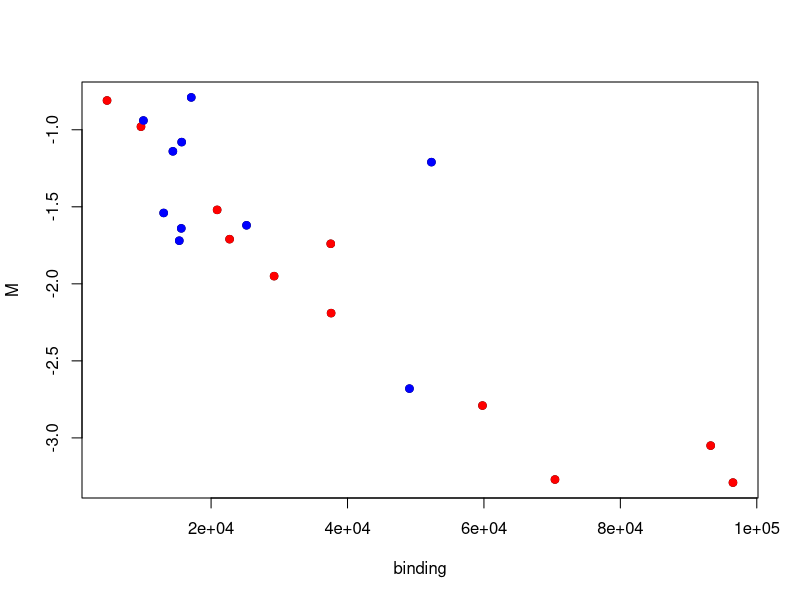
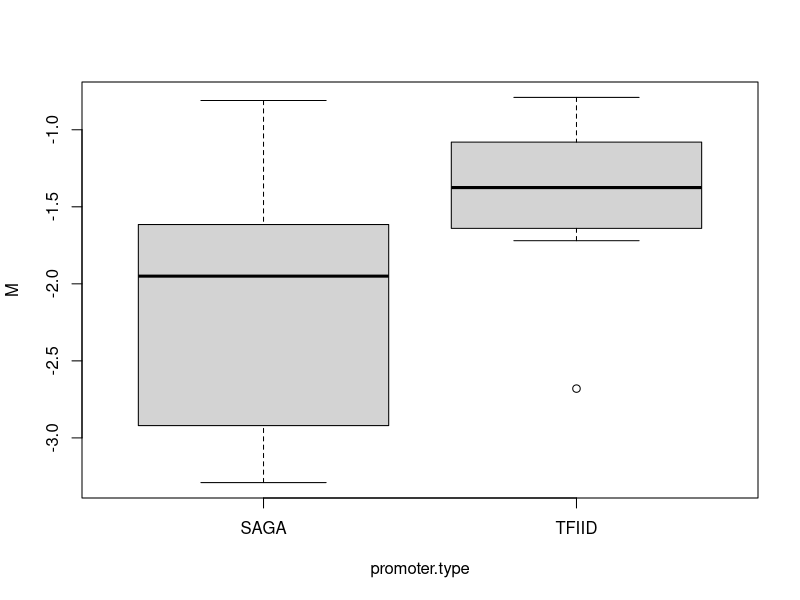
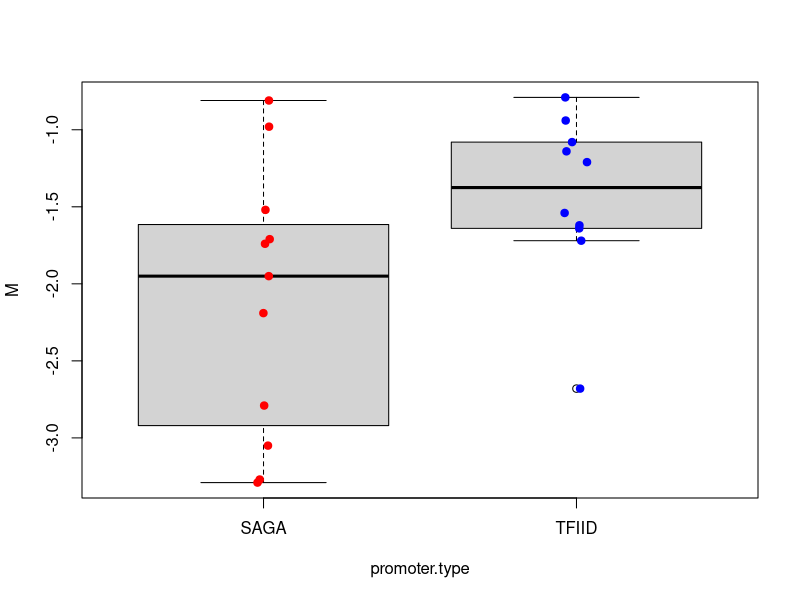
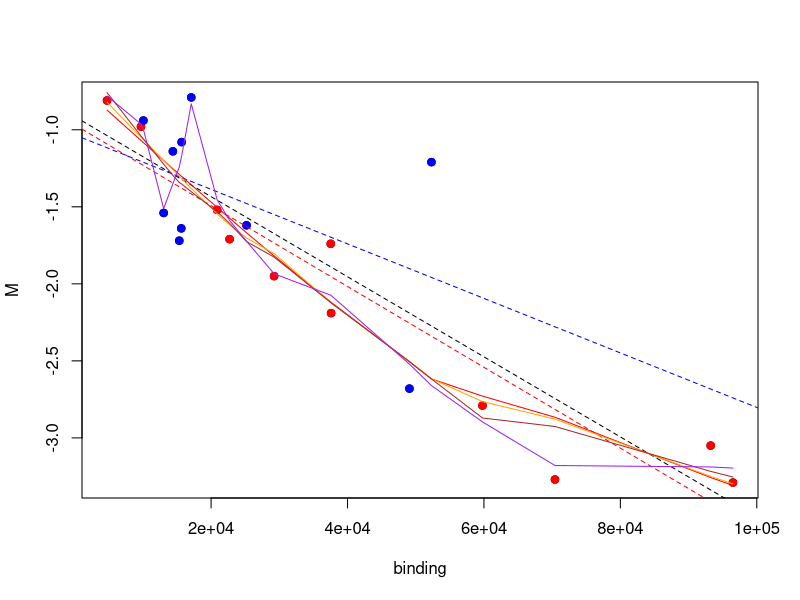

Reproduce these figures in R, in order.
setwd("/Users/philip/Desktop/RSGworkshop/")

hsf1 <- read.table("hsf1.type.txt", stringsAsFactors=TRUE)
## Data from de Jonge et al., EMBO J. 2016. Rownames are names of target
## genes (yeast), M is log2(fold-change ratio of mRNA expression) in
## response to Hsf1-depeletion, binding is Hsf1-binding to target genes,
## promoter.type is the class of promoter this gene has. Data is also in
## https://pastebin.com/WxamLAWZ http://tinyurl.com/hsf1data

plot(data=hsf1, M ~ binding)
with(hsf1[hsf1$promoter.type=='SAGA',],
     {points(M ~ binding, col='red',pch=19)})
with(hsf1[hsf1$promoter.type=='TFIID',],
     {points(M ~ binding, col='blue',pch=19)})

## t.test
with(hsf1, t.test(M ~ promoter.type))
with(hsf1, t.test(binding ~ promoter.type))
## Box plots, of M (and/or binding)
## to use plot, hsf1$promoter.type must be a factor!
with(hsf1, plot(M ~ promoter.type))
boxplot(M ~ promoter.type, data=hsf1)
## (replace M with binding for same on the binding data)

## Extra: to add the points themselves, use x=1 for saga, x = 2 for TFIID
saga <- hsf1[ hsf1$promoter.type == "SAGA", "M"]
tfiid <- hsf1[ hsf1$promoter.type == "TFIID", "M"]
points(x=jitter(rep(1, length.out=length(saga))), y=saga, col="red", pch=19)
points(x=jitter(rep(2, length.out=length(tfiid))), y=tfiid, col="blue", pch=19)

plot(data=hsf1, M ~ binding)
with(hsf1[hsf1$promoter.type=='SAGA',],
     {points(M ~ binding, col='red',pch=19)})
with(hsf1[hsf1$promoter.type=='TFIID',],
     {points(M ~ binding, col='blue',pch=19)})
lm <- lm(M~binding,data=hsf1)
abline(lm,  col="black",lty=2)
lm <- lm(M~binding,data=hsf1[hsf1$promoter.type=="SAGA",])
abline(lm,  col="red",lty=2)
lm <- lm(M~binding,data=hsf1[hsf1$promoter.type=="TFIID",])
abline(lm,  col="blue",lty=2)

## slope difference ancova!
summary(lm(M ~ binding + promoter.type + binding:promoter.type, data=hsf1))

## 
spans <- c(red=0.9, orange=0.7, brown=0.5, purple=0.3)
for(color in names(spans)) 
  with(hsf1, lines(lowess(M ~ binding, f=spans[color]), col=color))

## ------------------------------------------------------------------------
